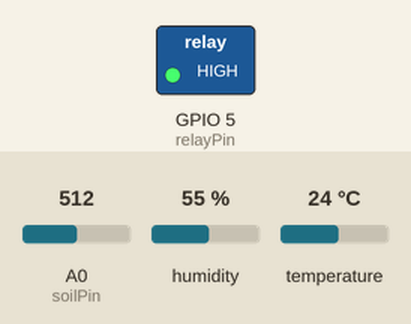
Simulated run of this sketch. Board: ESP8266 (NodeMCU). Shown: switched loads named in the sketch (green lamp = pin HIGH). The inputs (shaded band) are chosen by the test bench; at power-on: A0 (soilPin) = 512, humidity 55 %, temperature 24 °C. WiFi joins after 1.5 s; servers stay silent unless stated; uploads are accepted with an empty reply; what the sketch prints to the serial monitor is not drawn.

Above: at 3.7 s.
3.8 s: A0 (soilPin) set to 637
17.1 s: A0 (soilPin) set to 664
At 29.9 s:
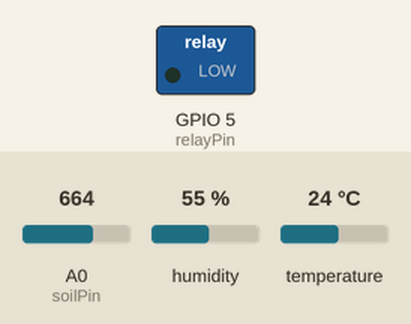
Timing chart, 0 to 57.1 s (numbered marks = the images above; inputs shaded):
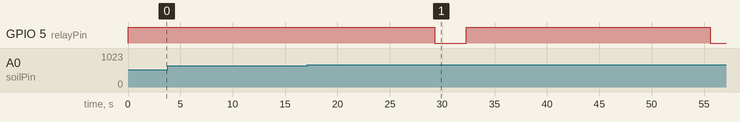

The sketch:

Smart_GardenIOT_Hardware.ino
```cpp
#include "DHT.h"
#include <ESP8266WiFi.h>
#include <ESP8266HTTPClient.h>
#include <WiFiClient.h>

const int soilPin = A0;
const int relayPin = 5; // D1 on ESP8266 is GPIO 5
#define DHTPIN 4
#define DHTTYPE DHT11

const char* ssid = "SSID-USERNAME";
const char* password = "PASSWORD";
const char* serverName = "http://IP_ADDRESS/PHP_Projects/SmartGardenIOT/insert_data.php"; // Change to your IP

DHT dht(DHTPIN, DHTTYPE);

// Calibration Constants
const int DRY_VAL = 800;
const int WET_VAL = 300;
//temporarily set to 0
const int THIRSTY_THRESHOLD = 30; // Set to 35% for a reliable trigger

void setup() {
  Serial.begin(115200);

  // RELAY SETUP: Active Low modules turn ON when signal is LOW.
  // We set it HIGH first so the pump doesn't blast water the moment it turns on.
  digitalWrite(relayPin, HIGH);
  pinMode(relayPin, OUTPUT);

  dht.begin();
  delay(1000);
  Serial.println("\n--- Smart Garden System Active with Auto-Watering ---");

  //NEW
  WiFi.begin(ssid, password);
  while (WiFi.status() != WL_CONNECTED) {
    delay(500);
    Serial.print(".");
  }
  Serial.println("\nWiFi Connected!");
}

//it takes around 13.4 seconds before sending new rows in the db
void loop() {
  // 1. Smooth Soil Reading
  long total = 0;
  for(int i=0; i<10; i++) {
    total += analogRead(soilPin);
    delay(10);
  }
  int rawValue = total / 10;

  // 2. Calculate Percentage
  int moisturePercent = map(rawValue, DRY_VAL, WET_VAL, 0, 100);
  moisturePercent = constrain(moisturePercent, 0, 100);

  // 3. Read DHT
  float h = dht.readHumidity();
  float t = dht.readTemperature();

  // 4. AUTO-WATERING LOGIC
  // If moisture is low, turn on the pump
  if (moisturePercent < THIRSTY_THRESHOLD) {
    Serial.println("{\"status\": \"Watering Started\"}");
    digitalWrite(relayPin, LOW);  // Turn Relay ON
    delay(3000);                  // Run pump for 3 seconds
    digitalWrite(relayPin, HIGH); // Turn Relay OFF
    Serial.println("{\"status\": \"Watering Finished\"}");

    // Crucial: Wait 10 seconds for water to soak into the soil
    // so the sensor can "see" the change before the next loop.
    delay(10000);
  }

  // 5. Web-Ready Output (JSON Format)
  if (!isnan(h) && !isnan(t)) {
    Serial.print("{");
    Serial.print("\"temp\": " + String(t) + ", ");
    Serial.print("\"humid\": " + String(h) + ", ");
    Serial.print("\"soil_raw\": " + String(rawValue) + ", ");
    Serial.print("\"soil_percent\": " + String(moisturePercent) + ", ");
    Serial.print("\"pump_status\": " + String(digitalRead(relayPin) == LOW ? "\"ON\"" : "\"OFF\""));
    Serial.println("}");
  } else {
    Serial.println("{\"error\": \"DHT_fail\"}");
  }

  delay(3000);

  // NEW: Send to Database
  if (WiFi.status() == WL_CONNECTED) {
    WiFiClient client;
    HTTPClient http;
    http.begin(client, serverName);
    http.addHeader("Content-Type", "application/json");

    // Prepare the JSON string
    String httpRequestData = "{\"temp\":" + String(t) + ",\"humid\":" + String(h) + ",\"soil_raw\":" + String(rawValue) + ",\"soil_percent\":" + String(moisturePercent) + "}";

    int httpResponseCode = http.POST(httpRequestData);
    Serial.print("HTTP Response code: ");
    Serial.println(httpResponseCode);

    http.end();
  }

  delay(10000); // Send data every 10 seconds
}
```

Measured:
- the behaviour switches between 647 and 648 on A0 (soilPin) (found by bisection; images 0 and 1)
- after the input at 3.8 s, every drawn part: stays the same
- after the input at 17.1 s, GPIO 5 (relayPin): HIGH → LOW after 12.2 s, → HIGH 3.0 s later, → LOW 23.3 s later
